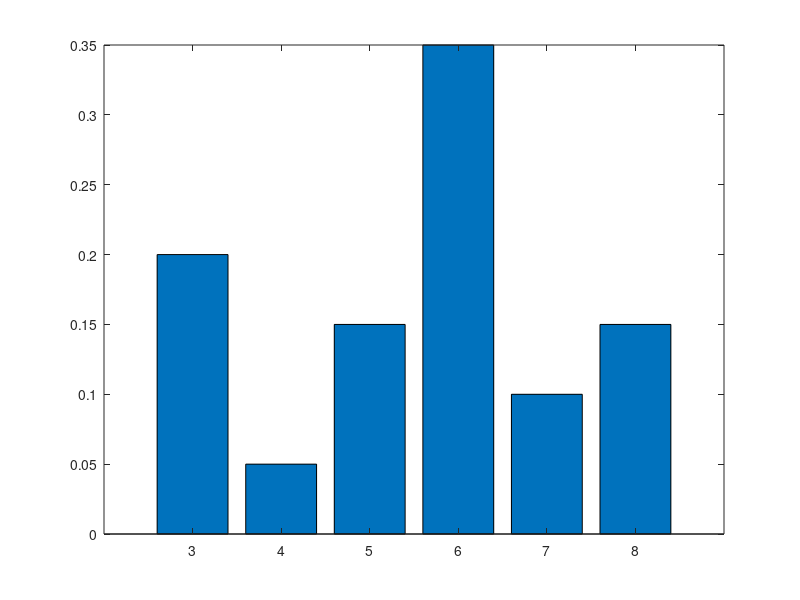

Reproduce this figure in MATLAB.
clear variables;
close all;
clc;
%{
Programme qui utilise le théorème centrale limite
%}

%Loi de base du théorème central limite
loi = [3,4,5,6,7,8;4/20,1/20,3/20,7/20,2/20,3/20];
figure(1)
bar(loi(1,:),loi(2,:));

